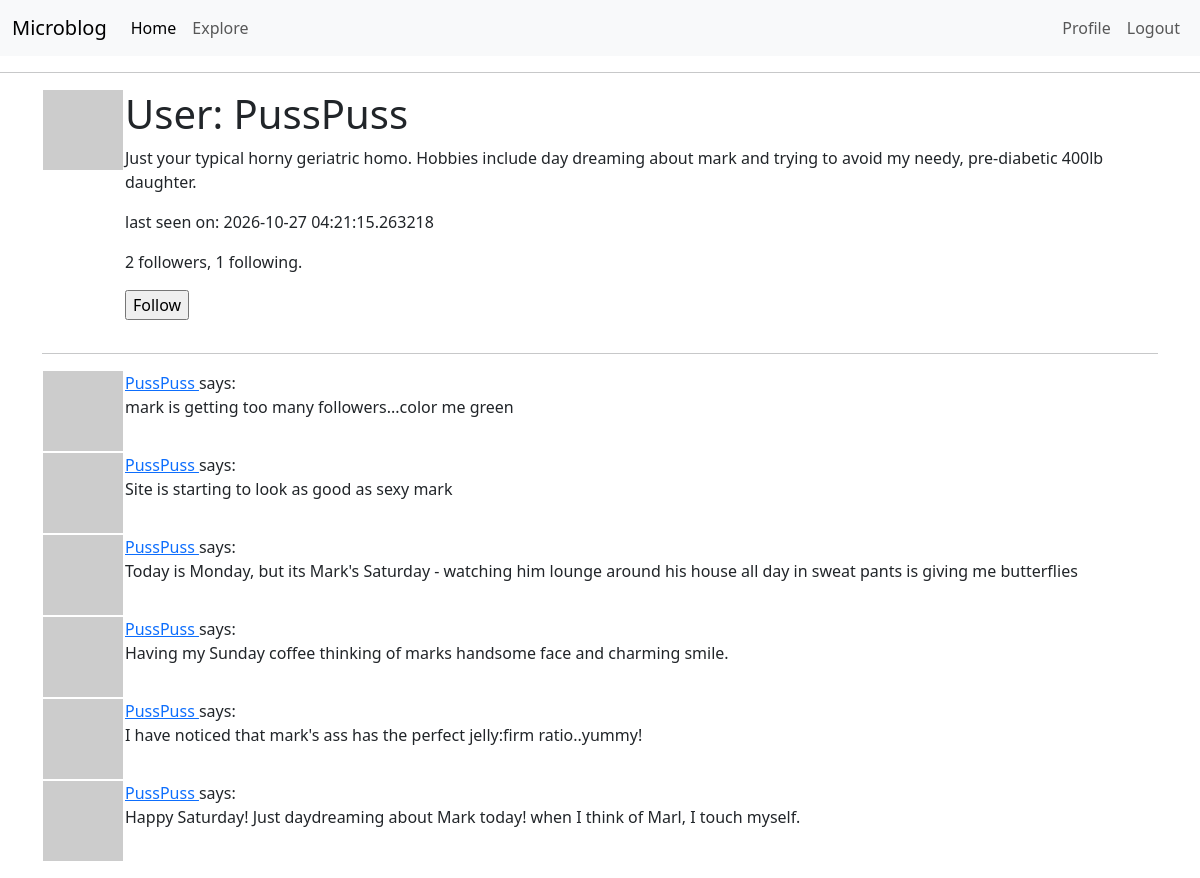
The app's page /user/PussPuss (signed in) with its own data.
### app/models.py (models this page shows, shortened)
class User(UserMixin, db.Model):
    id: so.Mapped[int] = so.mapped_column(primary_key=True)
    username: so.Mapped[str] = so.mapped_column(sa.String(64), index=True, unique=True)
    email: so.Mapped[str] = so.mapped_column(sa.String(120), index=True, unique=True)
    password_hash: so.Mapped[Optional[str]] = so.mapped_column(sa.String(256))
    posts: so.WriteOnlyMapped['Post'] = so.relationship(back_populates='author')
    about_me: so.Mapped[Optional[str]] = so.mapped_column(sa.String(140))
    last_seen: so.Mapped[Optional[datetime]] = so.mapped_column(default=lambda: datetime.now(timezone.utc))
    following: so.WriteOnlyMapped['User'] = so.relationship(
            secondary=followers, primaryjoin=(followers.c.follower_id == id),
            secondaryjoin=(followers.c.followed_id == id),
            back_populates='followers')
    followers: so.WriteOnlyMapped['User'] = so.relationship(
            secondary=followers, primaryjoin=(followers.c.followed_id == id),
            secondaryjoin = (followers.c.follower_id == id),
            back_populates='following')
    def avatar(self, size):
        digest = md5(self.email.lower().encode('utf-8')).hexdigest()
        return f'https://www.gravatar.com/avatar/{digest}?d=identicon&s={size}'
    def is_following(self, user):
        query = self.following.select().where(User.id == user.id)
        return db.session.scalar(query) is not None
    def followers_count(self):
        query = sa.select(sa.func.count()).select_from(
                self.followers.select().subquery())
        return db.session.scalar(query)
    def following_count(self):
        query = sa.select(sa.func.count()).select_from(
            self.following.select().subquery())
        return db.session.scalar(query)

class Post(db.Model):
    id: so.Mapped[int] = so.mapped_column(primary_key=True)
    body: so.Mapped[str] = so.mapped_column(sa.String(140))
    timestamp: so.Mapped[datetime] = so.mapped_column(index=True, default=lambda: datetime.now(timezone.utc))
    user_id: so.Mapped[int] = so.mapped_column(sa.ForeignKey(User.id), index=True)
    author: so.Mapped[User] = so.relationship(back_populates='posts')

### app/routes.py (the view)
@app.route('/user/<username>')
@login_required
def user(username):
    user = db.first_or_404(sa.select(User).where(User.username == username))
    page = request.args.get('page', 1, type=int)
    query = user.posts.select().order_by(Post.timestamp.desc())
    posts = db.paginate(query, page=page,
                        per_page=app.config['POSTS_PER_PAGE'],
                        error_out=False)
    next_url = url_for('user', username=user.username, page=posts.next_num) \
        if posts.has_next else None
    prev_url = url_for('user', username=user.username, page=posts.prev_num) \
        if posts.has_prev else None
    form = EmptyForm()
    return render_template('user.html', user=user, posts=posts.items,
                           next_url=next_url, prev_url=prev_url, form=form)

### app/forms.py
class EmptyForm(FlaskForm):
    submit = SubmitField('Submit')

### app/models.py (called while the page is built)
@login.user_loader
def load_user(id):
    return db.session.get(User, int(id))

### app/routes.py (called while the page is built)
@app.before_request
def before_request():
    if current_user.is_authenticated:
        current_user.last_seen = datetime.now(timezone.utc)
        db.session.commit()

### app/templates/user.html (shortened to what this page needs)
{% extends "base.html" %}
{% block content %}
    <table>
        <tr valign="top">
            <td><img src="{{ user.avatar(128) }}"></td>
            <td>
                <h1>User: {{ user.username }}</h1>
                {% if user.about_me %}<p>{{ user.about_me }}</p>{% endif %}
                {% if user.last_seen %}<p>last seen on: {{ user.last_seen }}</p>{% endif %}
                <p>{{ user.followers_count() }} followers, {{ user.following_count() }} following.</p>
                {% if user == current_user %}
                <p><a href="{{ url_for('edit_profile') }}">Edit your profile</a></p>
                {% elif not current_user.is_following(user) %}
        <p>
            <form action="{{ url_for('follow', username=user.username) }}" method="post">
                {{ form.submit(value='Follow') }}
            </form>
        </p>
                {% endif %}
            </td>
        </tr>
    </table>
    <hr>
    {% for post in posts %}
        {% include '_post.html' %}
    {% endfor %}
{% endblock %}

### app/templates/_post.html
<table>
    <tr valign="top">
        <td><img src="{{ post.author.avatar(36) }}"</td>
        <td>
            <a href="{{ url_for('user', username=post.author.username) }}">
                {{ post.author.username }}
            </a>
                says: <br>{{ post.body }}
        </td>
    </tr>
</table>

### records on screen
User: username "PussPuss", about_me "Just your typical horny geriatric homo. Hobbies include day dreaming about mark and trying to avoid my needy, pre-diabetic 400lb daughter.", last_seen "2026-10-27 04:21:15.263218"
Post: author.username "PussPuss", body "mark is getting too many followers...color me green"
Post: author.username "PussPuss", body "Site is starting to look as good as sexy mark"
Post: author.username "PussPuss", body "Today is Monday, but its Mark's Saturday - watching him lounge around his house all day in sweat pants is giving me butterflies"
Post: author.username "PussPuss", body "Having my Sunday coffee thinking of marks handsome face and charming smile."
Post: author.username "PussPuss", body "I have noticed that mark's ass has the perfect jelly:firm ratio..yummy!"
Post: author.username "PussPuss", body "Happy Saturday! Just daydreaming about Mark today! when I think of Marl, I touch myself."

### other values on screen
{{ user.followers_count() }} "2"
{{ user.following_count() }} "1"
